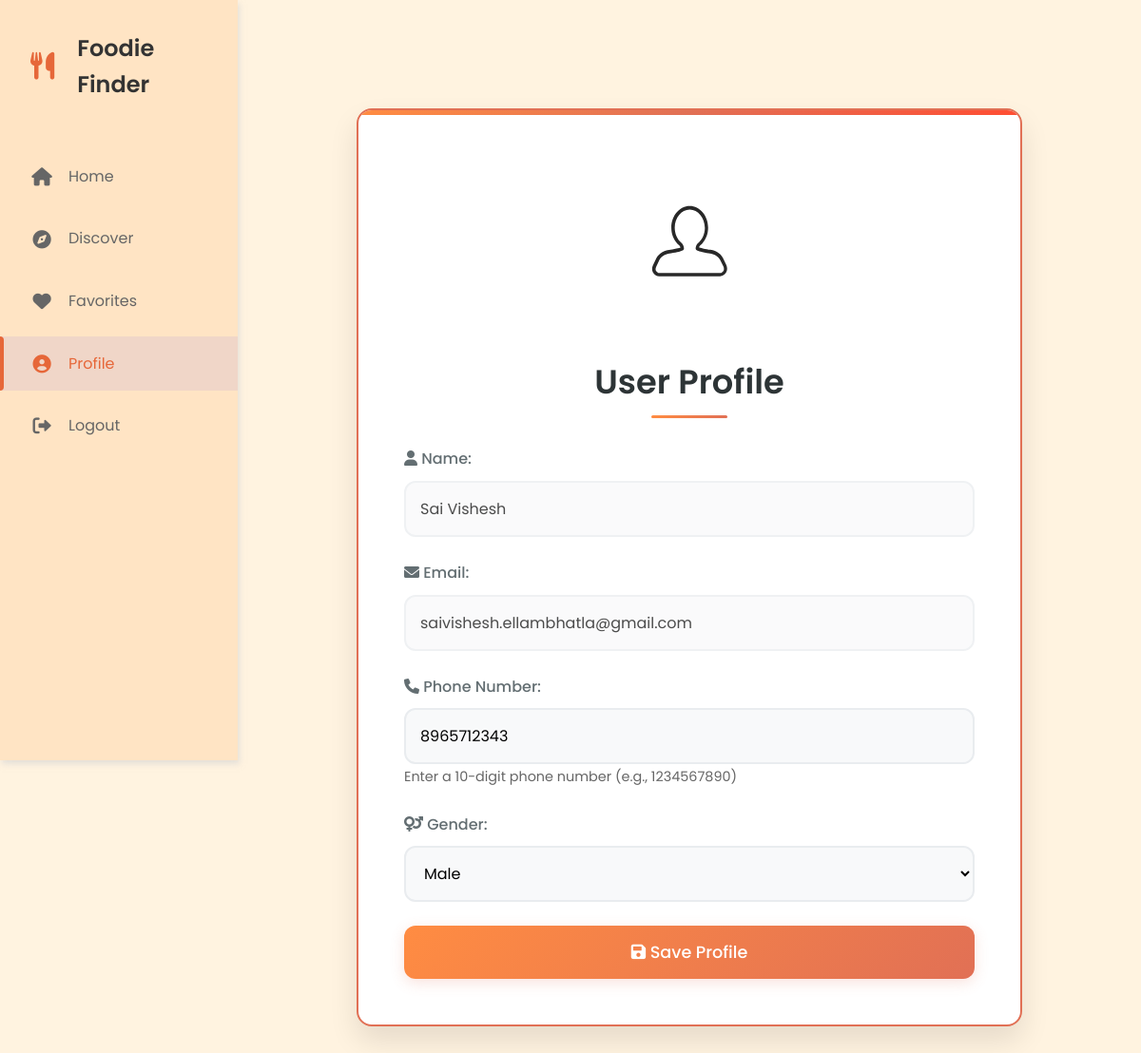
The app's page /profile (signed in) with its own data.
### my_flask_app/models.py (models this page shows, shortened)
class User(db.Model, UserMixin):
    id = db.Column(db.Integer,primary_key=True)
    name = db.Column(db.String(80),nullable=False) #make all these fields required in html
    email = db.Column(db.String(100),unique=True,nullable=False)
    password = db.Column(db.String(150),nullable=False)
    phone=db.Column(db.Integer)
    gender=db.Column(db.String(1))
    favourites = db.relationship('Favourite',backref='author',lazy=True)

### my_flask_app/main.py (the view)
@main.route('/profile')
@login_required
def profile():
    return render_template('profile.html', user=current_user)

### my_flask_app/templates/profile.html (shortened to what this page needs)
{% extends "base.html" %}
{% block content %}
    <div class="container">
        <div class="profile-container">
            <div class="profile-photo-container">
                <img src="{{ url_for('static', filename='images/user-profile.svg') }}" class="profile-photo">
            </div>
            <h2 class="text-center">User Profile</h2>
            <form action="/save_profile" method="POST">
                <div class="form-group">
                    <label><i class="fas fa-user"></i> Name:</label>
                    <input type="text" name="name" value="{{ user.name }}" readonly class="form-control">
                </div>
                <div class="form-group">
                    <label><i class="fas fa-envelope"></i> Email:</label>
                    <input type="email" name="email" value="{{ user.email }}" readonly class="form-control">
                </div>
                <div class="form-group">
                    <label><i class="fas fa-phone"></i> Phone Number:</label>
                    <input type="tel"
                            name="phone"
                            placeholder="Enter phone number"
                            value="{{ user.phone or '' }}"
                            pattern="[0-9]{10}"
                            title="Please enter a valid 10-digit phone number"
                            class="form-control">
                    <small class="form-text">Enter a 10-digit phone number (e.g., 1234567890)</small>
                </div>
                <div class="form-group">
                    <label><i class="fas fa-venus-mars"></i> Gender:</label>
                    <select name="gender" class="form-control">
                        <option value="Male" {% if user.gender == 'M' %}selected{% endif %}>Male</option>
                    </select>
                </div>
                <button type="submit" class="btn-primary">
                    <i class="fas fa-save"></i> Save Profile
                </button>
            </form>
        </div>
    </div>
{% endblock %}

### my_flask_app/static/css/styles.css (style rules this page uses)
:root { --primary-color: #FF8C42; --secondary-color: #FF4E33; --accent-color: #FFA07A; --background-color: #FFF3E0; --card-bg: #ffffff; --text-color: #2d3436; --text-light: #636e72; --shadow: 0 8px 30px rgba(0, 0, 0, 0.08); --border-radius: 16px; --sidebar-width: 250px; }
* { margin: 0; padding: 0; box-sizing: border-box; font-family: 'Poppins', sans-serif; }
body { background-color: var(--background-color); color: var(--text-color); line-height: 1.6; min-height: 100vh; background-attachment: fixed; background-size: cover; background-position: center; display: flex; }
.container { max-width: 1200px; margin: 0 auto; padding: 2rem; }
.form-group { margin-bottom: 1.8rem; }
.form-group label { display: block; margin-bottom: 0.8rem; font-weight: 500; color: var(--text-color); font-size: 1.1rem; }
.form-control { width: 100%; padding: 1rem; border: 2px solid #e9ecef; border-radius: 12px; font-size: 1rem; transition: all 0.3s ease; background: #f8f9fa; }
select.form-control option { padding: 10px; }
.form-text { color: var(--text-light); font-size: 0.9rem; margin-top: 0.5rem; }
.profile-container { background: white; padding: 3rem; border-radius: var(--border-radius); box-shadow: 0 15px 30px rgba(0, 0, 0, 0.1); max-width: 700px; height: auto; width: 100%; margin: 50px auto; display: flex; flex-direction: column; justify-content: space-between; overflow: hidden; border: 2px solid #E17055; position: relative; }
.profile-container::before { content: ''; position: absolute; top: 0; left: 0; right: 0; height: 5px; background: linear-gradient(to right, #FF8C42, #E17055, #FF4E33); }
.profile-photo-container { position: relative; width: 180px; height: 180px; margin: 0 auto 30px; border-radius: 50%; overflow: hidden; display: flex; justify-content: center; align-items: center; background-color: transparent; border: none; box-shadow: none; transition: none; }
.profile-photo { width: 100%; height: 100%; object-fit: contain; margin: 0 auto; }
.profile-container h2 { color: #2D3436; text-align: center; margin-bottom: 30px; font-size: 2.2rem; font-weight: 600; position: relative; display: inline-block; padding-bottom: 10px; }
.profile-container h2:after { content: ""; position: absolute; bottom: 0; left: 50%; transform: translateX(-50%); width: 80px; height: 3px; background: linear-gradient(to right, #FF8C42, #E17055); border-radius: 10px; }
.form-group { margin-bottom: 25px; }
.form-group label { display: block; margin-bottom: 10px; color: #636e72; font-weight: 500; font-size: 1rem; transition: all 0.3s ease; }
.form-control { width: 100%; padding: 15px; border: 2px solid #e9ecef; border-radius: 12px; box-sizing: border-box; font-size: 1rem; transition: all 0.3s ease; background-color: #f8f9fa; }
.form-control[readonly] { background-color: #f8f9fa; opacity: 0.7; }
.btn-primary { background: linear-gradient(135deg, #FF8C42, #E17055); color: white; padding: 15px; border: none; border-radius: 12px; width: 100%; margin: 10px auto 0; font-size: 1.1rem; font-weight: 500; cursor: pointer; transition: all 0.3s ease; box-shadow: 0 4px 15px rgba(225, 112, 85, 0.2); text-align: center; display: block; }

### my_flask_app/static/css/sidebar.css (style rules this page uses)
:root { --sidebar-width: 250px; --card-bg: #ffffff; --shadow: 2px 4px 6px rgba(211, 211, 211, 0.6); --primary-color: #e66739; --text-color: #333333; --text-light: #666666; }

### records on screen
User: name "Sai Vishesh", email "saivishesh.ellambhatla@gmail.com", phone "8965712343", gender "Male"
